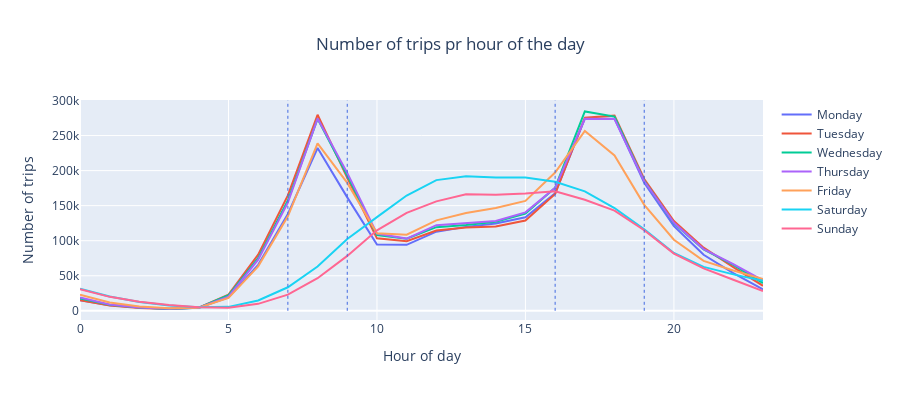

Notebook source saved alongside this figure:
### Markdown cell above
When examining the weekly distribution of bike usage, we see that the number of trips is noticeably higher on weekdays compared to weekends.  
This pattern suggests that a large share of the trips are likely related to commuting or other routine weekday activities.

To further investigate this trend, we also look at how bike usage is distributed throughout the day.  
By analyzing the hourly patterns, we can determine whether there are clear morning and afternoon peaks consistent with typical commuting behaviour.

### Code cell
# Plotting the pickups in hourly intervals for every day of the week
fig = go.Figure()
for i, weekday in enumerate(days):
    weekdata = pickups_and_dropoffs[pickups_and_dropoffs['weekday'] == i]
    grouped_data = weekdata.groupby(weekdata.index.hour).sum()[["pickups", "dropoffs"]]


    index = grouped_data.index
    pickups = grouped_data['pickups']
    fig.add_trace(go.Scatter(x=index, y=pickups, mode='lines', name=f'{weekday}'))

fig.update_layout(title='Number of trips pr hour of the day', xaxis_title='Hour of day', yaxis_title='Number of trips', title_x=0.5, width=900,  height=400)

for time in [7, 9, 16, 19]:
    fig.add_shape(type="line", x0=time, y0=0, x1=time, y1=300000, line=dict(color="RoyalBlue", width=1, dash="dot"))
fig.show()

### Figure 1 — Plotly figure (JSON) as saved in the notebook; plotly's stock layout.template omitted (floating-point values rounded to 4 significant figures)
{"data": [{"mode": "lines", "name": "Monday", "type": "scatter", "x": [0, 1, 2, 3, 4, 5, 6, 7, 8, 9, 10, 11, 12, 13, 14, 15, 16, 17, 18, 19, 20, 21, 22, 23], "y": [15007, 7910, 4701, 2983, 4313, 19290, 65521, 138109, 232191, 161807, 94493, 94080, 112874, 119706, 124428, 133492, 167660, 274109, 274076, 182654, 120876, 79986, 53804, 30477]}, {"mode": "lines", "name": "Tuesday", "type": "scatter", "x": [0, 1, 2, 3, 4, 5, 6, 7, 8, 9, 10, 11, 12, 13, 14, 15, 16, 17, 18, 19, 20, 21, 22, 23], "y": [15131, 7403, 3976, 2562, 4561, 22974, 80018, 164673, 279654, 189838, 103371, 99346, 114543, 118842, 120172, 128779, 166595, 275491, 278386, 187978, 128143, 90029, 62373, 35678]}, {"mode": "lines", "name": "Wednesday", "type": "scatter", "x": [0, 1, 2, 3, 4, 5, 6, 7, 8, 9, 10, 11, 12, 13, 14, 15, 16, 17, 18, 19, 20, 21, 22, 23], "y": [17659, 8437, 4556, 2689, 4452, 22172, 75155, 157223, 273797, 193078, 108181, 102758, 119326, 122497, 127030, 138818, 175624, 284437, 277070, 185269, 124738, 87612, 65496, 39594]}, {"mode": "lines", "name": "Thursday", "type": "scatter", "x": [0, 1, 2, 3, 4, 5, 6, 7, 8, 9, 10, 11, 12, 13, 14, 15, 16, 17, 18, 19, 20, 21, 22, 23], "y": [19068, 8917, 4575, 2871, 4391, 20238, 72972, 154170, 274208, 196738, 110095, 102986, 122129, 125155, 128046, 140426, 175477, 273830, 273548, 184793, 125611, 88056, 66434, 43410]}, {"mode": "lines", "name": "Friday", "type": "scatter", "x": [0, 1, 2, 3, 4, 5, 6, 7, 8, 9, 10, 11, 12, 13, 14, 15, 16, 17, 18, 19, 20, 21, 22, 23], "y": [22785, 11831, 6215, 3670, 4403, 18266, 63368, 134759, 238729, 182478, 110451, 108505, 129003, 139475, 146706, 156838, 197199, 256684, 221610, 151176, 101391, 71148, 57417, 45397]}, {"mode": "lines", "name": "Saturday", "type": "scatter", "x": [0, 1, 2, 3, 4, 5, 6, 7, 8, 9, 10, 11, 12, 13, 14, 15, 16, 17, 18, 19, 20, 21, 22, 23], "y": [31614, 20416, 12529, 7531, 5230, 5599, 14781, 33547, 63126, 102389, 133580, 164440, 186451, 192001, 190000, 190018, 184097, 170371, 146602, 116112, 82406, 62642, 51941, 42861]}, {"mode": "lines", "name": "Sunday", "type": "scatter", "x": [0, 1, 2, 3, 4, 5, 6, 7, 8, 9, 10, 11, 12, 13, 14, 15, 16, 17, 18, 19, 20, 21, 22, 23], "y": [30710, 19888, 12820, 8328, 5073, 4184, 9918, 23048, 46478, 78282, 114780, 139706, 156144, 166135, 165601, 167415, 170491, 158333, 142944, 114881, 81662, 60427, 44311, 28217]}], "layout": {"height": 400, "shapes": [{"line": {"color": "RoyalBlue", "dash": "dot", "width": 1}, "type": "line", "x0": 7, "x1": 7, "y0": 0, "y1": 300000}, {"line": {"color": "RoyalBlue", "dash": "dot", "width": 1}, "type": "line", "x0": 9, "x1": 9, "y0": 0, "y1": 300000}, {"line": {"color": "RoyalBlue", "dash": "dot", "width": 1}, "type": "line", "x0": 16, "x1": 16, "y0": 0, "y1": 300000}, {"line": {"color": "RoyalBlue", "dash": "dot", "width": 1}, "type": "line", "x0": 19, "x1": 19, "y0": 0, "y1": 300000}], "title": {"text": "Number of trips pr hour of the day", "x": 0.5}, "width": 900, "xaxis": {"title": {"text": "Hour of day"}}, "yaxis": {"title": {"text": "Number of trips"}}}}
